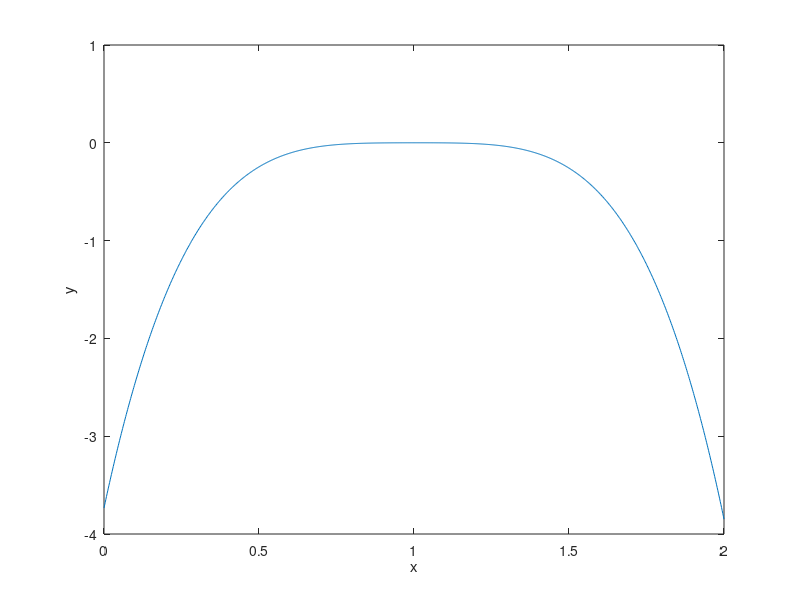

MATLAB code to generate this figure: (Note: this script raises an error after producing the figure.)
x = 0:2/1000:2;
y = -3.707066*x.^4 + 14.768799*x.^3 -22.148103*x.^2 + 14.820216*x.^1 -3.733552;
plot(x,y);

xlabel("x");
ylabel("y");
yline(0, '--k');
pause

y2 = -3.946276*x.^4 + 15.777310*x.^3 + -23.639893*x.^2 + 15.732834*x.^1  -3.923971;
figure, plot(x,y2);
xlabel("x");
ylabel("y");
yline(0, '--k');
x3 = 0.93:0.001:1.07;
y3 = -3.946276*x3.^4 + 15.777310*x3.^3 + -23.639893*x3.^2 + 15.732834*x3.^1  -3.923971;
figure, plot(x3,y3);
xlabel("x");
ylabel("y");
yline(0, '--k');
pause
close all;
%%%%%%%%%%%%%%%%%%%%%%%%%%%%%%%%%%%ERRO%%%%%%%%%%%%%%%%%%%%%%%%%%%%%%%%%%%

%dlt
pontos = [3,1,2,4,5];
dlt_erro_medio = [0.213412099, 0.189070163, 0.292775172, 0.258537244, 0.149480657];
dlt_dp = [0.109554073,0.081425376,0.11669243,0.172191367,0.059593764];

errorbar(pontos,dlt_erro_medio, dlt_dp,'o' );
xlim([0.5,5.5]);
ylim([0,0.5]);
xticks([1,2,3,4,5]);
xlabel("Ponto");
ylabel("Erro (m)");
grid on;
%p4p
p4p_erro_medio = [0.480038773,1.134097025,0.862692654,0.981883478,0.451275328];
p4p_dp = [0.032326002,0.020944531,0.015723575,0.025827183,0.029067726];
figure, errorbar(pontos,p4p_erro_medio, p4p_dp,'o' );
xlim([0.5,5.5]);
%ylim([0,1.2]);
xticks([1,2,3,4,5]);
xlabel("Ponto");
ylabel("Erro (m)");
grid on;
hold on;

%p4pSimuladoSemErro_erro_medio = [0.194299349,0.162713852,0.166311374,0.192409578,0.18102175];
%p4pSimuladoSemErro_dp = [0.14397119,0.098497478,0.124056071,0.159507658,0.122104085];
%errorbar(pontos,p4pSimuladoSemErro_erro_medio, p4pSimuladoSemErro_dp,'o' );

p4pSimErro_erro_medio = [0.196156231,0.118540311,0.173959824,0.186239227,0.140079124];
p4pSimErro_dp = [0.142203785,0.07423438,0.112473616,0.124448534,0.094875175];
errorbar(pontos,p4pSimErro_erro_medio, p4pSimErro_dp,'o' );

%legend("P4P medido", "P4P sim.", "P4P sim. com erro");
legend("P4P medido", "P4P simulado");

%%%%%%%%%%%%%%%%%%ANGULAR
pontos_a = [1,2,3,4,5];
p6p_ax = [10.50264164,17.73704597,25.82849425,12.3135825,4.793446608];
p6p_ax_dp = [4.006701597,8.206162757,5.651955545,12.50692759,3.467656604];

p6p_ay = [6.315208875,6.816230003,11.38039288,3.869006461,3.965767933];
p6p_ay_dp = [2.973317116,3.321719475,3.199692812,3.591424582,2.697250863];

p6p_az = [10.17641217,17.28291734,24.63526172,12.56754561,4.220160075];
p6p_az_dp = [4.091217001,7.895949294,5.018148047,12.29872944,3.473308306];

figure, errorbar(pontos_a,p6p_ax, p6p_ax_dp,'o' );
hold on;
errorbar(pontos_a,p6p_ay, p6p_ay_dp,'x' );
errorbar(pontos_a,p6p_az, p6p_az_dp,'v' );
grid on;

xlim([0.5,5.5]);
xticks([1,2,3,4,5]);
ylim([0,35]);
legend("x", "y","z");
xlabel("Ponto de amostra");
ylabel("Erro(°)");

%%p4p
hold off;
p4p_ax = [0.321465548,1.08426842,7.316565251,2.315233744,6.547113876];
p4p_ax_dp = [0.222205256,0.646991446,8.523806199,1.563748552,4.189758314];

p4p_ay = [3.243471119,4.163253866,21.14398444,3.002127208,5.591182501];
p4p_ay_dp = [0.704096313,1.428010461,29.60081792,2.059279587,4.597395867];

p4p_az = [29.42131805,52.27868557,3.535455987,2.764312124,8.676191388];
p4p_az_dp = [0.104547835,0.114105075,1.09739978,1.686055665,4.654648164];

figure, errorbar(pontos_a,p4p_ax, p4p_ax_dp,'o' );
hold on;
errorbar(pontos_a,p4p_ay, p4p_ay_dp,'x' );
errorbar(pontos_a,p4p_az, p4p_az_dp,'v' );
grid on;

xlim([0.5,5.5]);
xticks([1,2,3,4,5]);
ylim([0,55]);
legend("x", "y","z");
xlabel("Ponto de amostra");
ylabel("Erro(°)");

